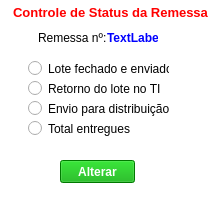
<?xml version="1.0" encoding="UTF-8"?>
<ui version="4.0">
 <class>ControleRemessa</class>
 <widget class="QMainWindow" name="ControleRemessa">
  <property name="geometry">
   <rect>
    <x>0</x>
    <y>0</y>
    <width>220</width>
    <height>200</height>
   </rect>
  </property>
  <property name="minimumSize">
   <size>
    <width>220</width>
    <height>200</height>
   </size>
  </property>
  <property name="maximumSize">
   <size>
    <width>220</width>
    <height>200</height>
   </size>
  </property>
  <property name="windowTitle">
   <string>MainWindow</string>
  </property>
  <property name="styleSheet">
   <string notr="true">background-color: rgb(255, 255, 255);</string>
  </property>
  <widget class="QWidget" name="centralwidget">
   <widget class="QLabel" name="label">
    <property name="geometry">
     <rect>
      <x>0</x>
      <y>2</y>
      <width>221</width>
      <height>20</height>
     </rect>
    </property>
    <property name="font">
     <font>
      <pointsize>10</pointsize>
      <weight>75</weight>
      <bold>true</bold>
     </font>
    </property>
    <property name="styleSheet">
     <string notr="true">color: rgb(255, 0, 0);</string>
    </property>
    <property name="text">
     <string>Controle de Status da Remessa</string>
    </property>
    <property name="alignment">
     <set>Qt::AlignCenter</set>
    </property>
   </widget>
   <widget class="QPushButton" name="pushButton">
    <property name="geometry">
     <rect>
      <x>60</x>
      <y>160</y>
      <width>75</width>
      <height>23</height>
     </rect>
    </property>
    <property name="font">
     <font>
      <weight>75</weight>
      <bold>true</bold>
     </font>
    </property>
    <property name="styleSheet">
     <string notr="true">background-color: rgb(0, 170, 0);
color: rgb(255, 255, 255);</string>
    </property>
    <property name="text">
     <string>Alterar</string>
    </property>
   </widget>
   <widget class="QRadioButton" name="radioButton">
    <property name="geometry">
     <rect>
      <x>28</x>
      <y>60</y>
      <width>141</width>
      <height>17</height>
     </rect>
    </property>
    <property name="text">
     <string>Lote fechado e enviado</string>
    </property>
   </widget>
   <widget class="QLabel" name="label_2">
    <property name="geometry">
     <rect>
      <x>38</x>
      <y>30</y>
      <width>71</width>
      <height>16</height>
     </rect>
    </property>
    <property name="text">
     <string>Remessa nº:</string>
    </property>
   </widget>
   <widget class="QLabel" name="label_3">
    <property name="geometry">
     <rect>
      <x>107</x>
      <y>30</y>
      <width>51</width>
      <height>16</height>
     </rect>
    </property>
    <property name="font">
     <font>
      <weight>75</weight>
      <bold>true</bold>
     </font>
    </property>
    <property name="styleSheet">
     <string notr="true">color: rgb(0, 0, 255);</string>
    </property>
    <property name="text">
     <string>TextLabel</string>
    </property>
   </widget>
   <widget class="QRadioButton" name="radioButton_2">
    <property name="geometry">
     <rect>
      <x>28</x>
      <y>80</y>
      <width>141</width>
      <height>17</height>
     </rect>
    </property>
    <property name="text">
     <string>Retorno do lote no TI</string>
    </property>
   </widget>
   <widget class="QRadioButton" name="radioButton_3">
    <property name="geometry">
     <rect>
      <x>28</x>
      <y>120</y>
      <width>141</width>
      <height>17</height>
     </rect>
    </property>
    <property name="text">
     <string>Total entregues</string>
    </property>
   </widget>
   <widget class="QRadioButton" name="radioButton_4">
    <property name="geometry">
     <rect>
      <x>28</x>
      <y>100</y>
      <width>141</width>
      <height>17</height>
     </rect>
    </property>
    <property name="text">
     <string>Envio para distribuição</string>
    </property>
   </widget>
  </widget>
 </widget>
 <resources/>
 <connections/>
</ui>
